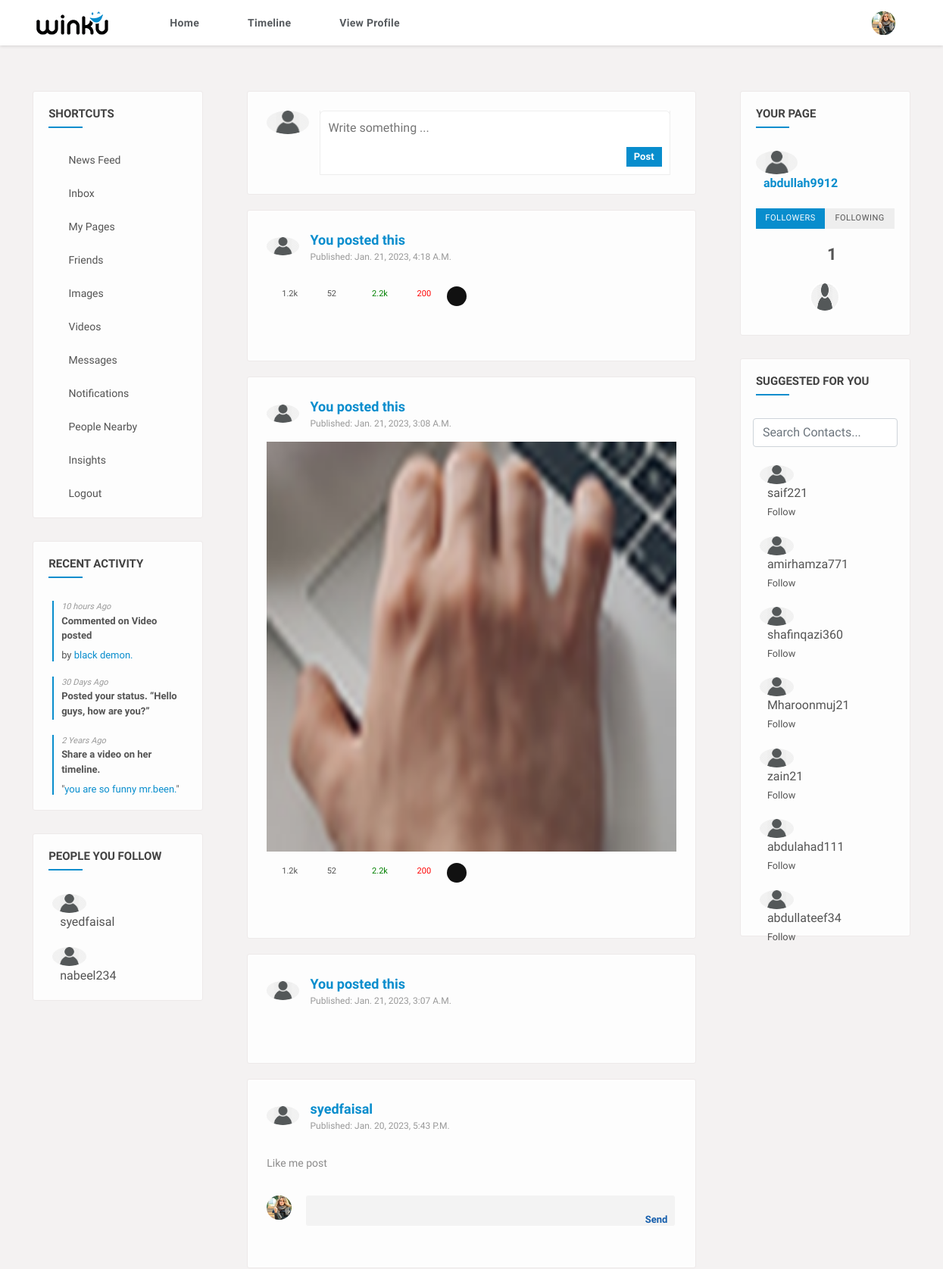
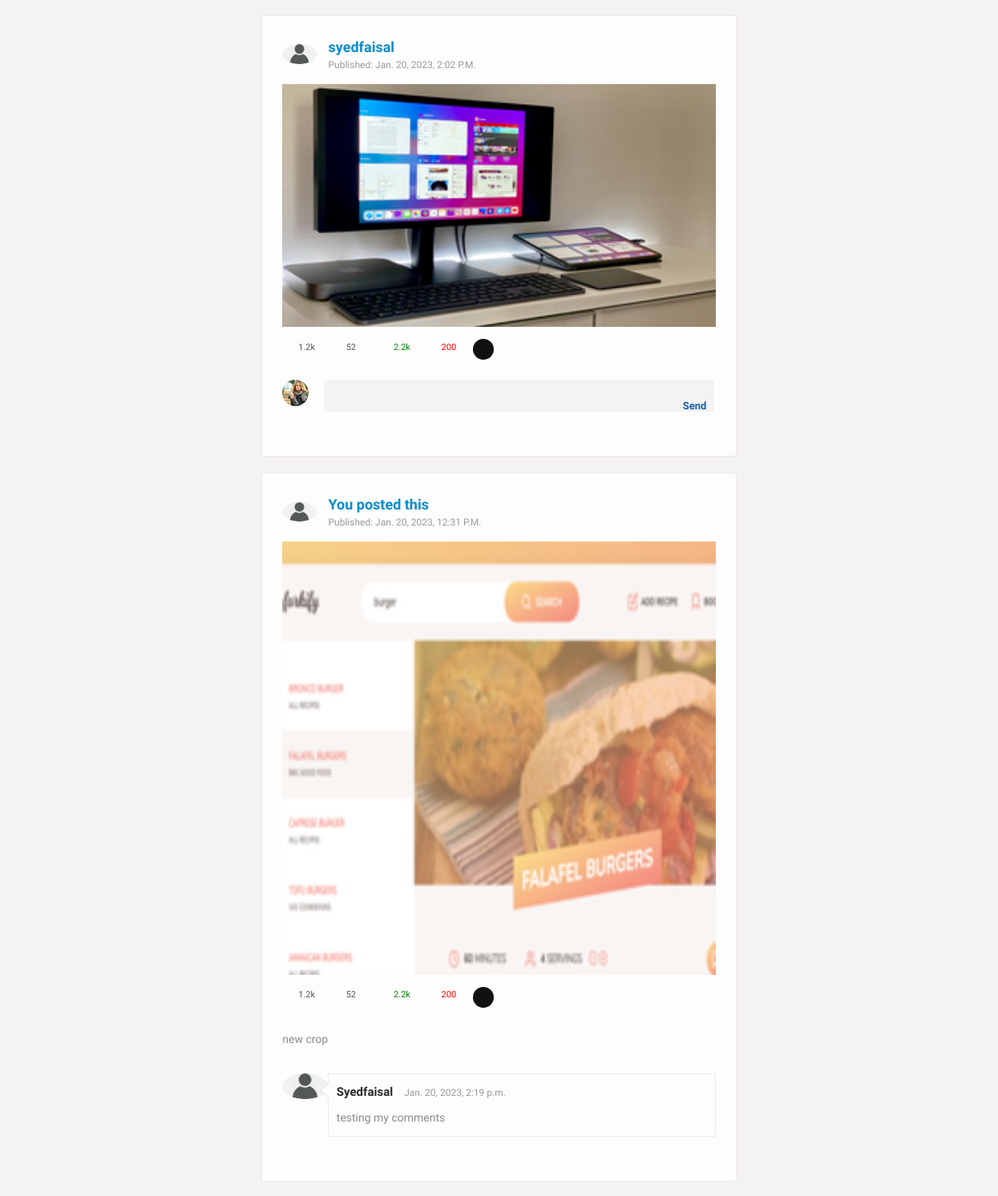
Screenshot of / (signed in, upper part) with the database file from the repository (2 pictures, top to bottom).
### my_app/models.py (models this page shows, shortened)
class Follower(models.Model):
  follower_id = models.ForeignKey(Account, related_name = 'follower', null = True, on_delete=models.SET_NULL)
  followee_id = models.ForeignKey(Account, related_name = 'followee', null = True, on_delete=models.SET_NULL)

class Account(models.Model):
  user = models.OneToOneField(User, null = True, blank = True, on_delete = models.CASCADE)
  email = models.EmailField(max_length = 224, null = True)
  full_name = models.CharField(max_length = 100, null = True)
  created_at = models.DateTimeField(auto_now_add = True, null = True)
  profile_pic = models.ImageField(default="user.png", null = True, blank = True)
  background_pic = models.ImageField(default = "port-6.png", null = True, blank = True)
  def __str__(self):
    return str(self.user)

class Post(models.Model):
  description = models.TextField(null = True, blank = True)
  File = models.FileField(upload_to='media', null = True, blank = True)
  user_id = models.ForeignKey(Account, null = True, blank=True, on_delete=models.SET_NULL)
  created_at = models.DateTimeField(auto_now_add = True, null = True)

class Comment(models.Model):
  text = models.TextField(null = True)
  post_id = models.ForeignKey(Post, null = True, blank = True, on_delete=models.SET_NULL)
  user_id = models.ForeignKey(Account, null = True, blank = True, on_delete=models.SET_NULL)
  created_at = models.DateTimeField(auto_now_add = True, null = True)

### my_app/views.py (the view)
# urls.py: path('', home, name="home"),
def home(request):
  follows = Follower.objects.all()
  exclude_list = [request.user]
  account = Account.objects.get(user = request.user)
  account_list = [account]
  for i in follows:
    if(str(i.follower_id) == str(request.user.username)):
      user_instance = User.objects.get(username = str(i.followee_id))
      account_instance = Account.objects.get(user = user_instance)
      exclude_list.append(user_instance)
      account_list.append(account_instance)
  accounts = Account.objects.exclude(user__in = exclude_list)
  account_search = accounts
  value =""
  post_form = PostForm()
  if request.method == "POST":
    if request.POST.get('searched'):
      print(request.POST)
      search = request.POST.get('searched',False)
      value = search
      account_search = Account.objects.filter(user__username__icontains=search)
  posts = Post.objects.none()
  following = Follower.objects.none()
  likes = Like.objects.none()
  likes_list = []
  count = Post.objects.filter(user_id__in = account_list).count()
  posts = reversed(Post.objects.filter(user_id__in = account_list).order_by('created_at'))
  following = Follower.objects.filter(follower_id = account)
  follower = Follower.objects.filter(followee_id = account)
  likes = Like.objects.filter(liked_by = request.user.account)
  my_likes = Like.objects.filter(user_id = request.user.account)
  for i in likes:
    likes_list.append(i.post_id.post)
  comments_form = CommentForm()
  context = {
    "accounts": accounts,
    "count": count,
    "following": following,
    "follower": follower,
    "likes": likes,
    "likes_list": likes_list,
    "posts": posts,
    "account_search": account_search,
    "value": value,
    "post_form": post_form,
    "comments_form": comments_form,
    "my_likes": my_likes,
  }
  return render(request, "home.html", context = context)

### templates/home.html (shortened to what this page needs)
{% extends "base.html" %}
{% load static %}
{% block content %}
<section>
  <div class="gap gray-bg">
    <div class="container-fluid">
      <div class="row">
        <div class="col-lg-12">
          <div class="row" id="page-contents">
            <div class="col-lg-3">
              <aside class="sidebar static">
                <div class="widget">
                  <h4 class="widget-title">Shortcuts</h4>
                  <ul class="naves">
                    <li>
                      <i class="ti-clipboard"></i>
                      <a href="newsfeed.html" title="">News feed</a>
                    </li>
                    <li>
                      <i class="ti-mouse-alt"></i>
                      <a href="inbox.html" title="">Inbox</a>
                    </li>
                    <li>
                      <i class="ti-files"></i>
                      <a href="fav-page.html" title="">My pages</a>
                    </li>
                    <li>
                      <i class="ti-user"></i>
                      <a href="timeline-friends.html" title="">friends</a>
                    </li>
                    <li>
                      <i class="ti-image"></i>
                      <a href="timeline-photos.html" title="">images</a>
                    </li>
                    <li>
                      <i class="ti-video-camera"></i>
                      <a href="timeline-videos.html" title="">videos</a>
                    </li>
                    <li>
                      <i class="ti-comments-smiley"></i>
                      <a href="messages.html" title="">Messages</a>
                    </li>
                    <li>
                      <i class="ti-bell"></i>
                      <a href="notifications.html" title="">Notifications</a>
                    </li>
                    <li>
                      <i class="ti-share"></i>
                      <a href="people-nearby.html" title="">People Nearby</a>
                    </li>
                    <li>
                      <i class="fa fa-bar-chart-o"></i>
                      <a href="insights.html" title="">insights</a>
                    </li>
                    <li>
                      <i class="ti-power-off"></i>
                      <a href="landing.html" title="">Logout</a>
                    </li>
                  </ul>
                </div>
                <div class="widget">
                  <h4 class="widget-title">Recent Activity</h4>
                  <ul class="activitiez">
                    <li>
                      <div class="activity-meta">
                        <i>10 hours Ago</i>
                        <span><a href="#" title="">Commented on Video posted </a></span>
                        <h6>by <a href="time-line.html">black demon.</a></h6>
                      </div>
                    </li>
                    <li>
                      <div class="activity-meta">
                        <i>30 Days Ago</i>
                        <span><a href="#" title="">Posted your status. “Hello guys, how are you?”</a></span>
                      </div>
                    </li>
                    <li>
                      <div class="activity-meta">
                        <i>2 Years Ago</i>
                        <span><a href="#" title="">Share a video on her timeline.</a></span>
                        <h6>"<a href="#">you are so funny mr.been.</a>"</h6>
                      </div>
                    </li>
                  </ul>
                </div>
                <div class="widget stick-widget">
                  <h4 class="widget-title">People you Follow</h4>
                  <ul class="followers">
                    {% for follow in following %}
                    <li>
                      <figure><img src="{{ follow.followee_id.profile_pic.url }}" alt=""></figure>
                      <div class="friend-meta">
                        <h4><a href="" title="">{{ follow.followee_id }}</a></h4>
                      </div>
                    </li>
                    {% endfor %}
                  </ul>
                </div>
              </aside>
            </div>
            <div class="col-lg-6">
              <div class="central-meta">
                <div class="new-postbox">
                  <figure>
                    <img src="{{ request.user.account.profile_pic.url }}" alt="">
                  </figure>
                  <div class="newpst-input">
                    <form action="{% url 'add_post' %}" id="formUpload" method="post" enctype="multipart/form-data">
                      {{ post_form.description }}
                      <div class="attachments">
                        <ul>
                          <li>
                            <i class="fa fa-paperclip"></i>
                          </li>
                          <li>
                            <button class="js-crop-and-upload">Post</button>
                          </li>
                        </ul>
                      </div>
                    </form>
                  </div>
                </div>
              </div>
              {% if count %}
              {% for post in posts %}
              <div class="central-meta item">
                <div class="user-post">
                  <div class="friend-info">
                    <figure>
                      <img src="{{ post.user_id.profile_pic.url }}" alt="">
                    </figure>
                    <div class="friend-name">
                      {% if post.user_id == request.user.account %}
                      <ins>You posted this</ins>
                      {% else %}
                      <ins><a href="" title="">{{ post.user_id }}</a></ins>
                      {% endif %}
                      <span>published: {{ post.created_at }}</span>
                    </div>
                    <div class="post-meta">
                      {% if post.File %}
                      <img src="{{ post.File.url }}" alt="">
                      <div class="we-video-info">
                        <ul>
                          <li>
                            <span class="views" data-toggle="tooltip" title="views">
                              <i class="fa fa-eye"></i>
                              <ins>1.2k</ins>
                            </span>
                          </li>
                          <li>
                            <span class="comment" data-toggle="tooltip" title="Comments">
                              <i class="fa fa-comments-o"></i>
                              <ins>52</ins>
                            </span>
                          </li>
                          <li>
                            <span class="like" data-toggle="tooltip" title="like">
                              <i class="ti-heart"></i>
                              <ins>2.2k</ins>
                            </span>
                          </li>
                          <li>
                            <span class="dislike" data-toggle="tooltip" title="dislike">
                              <i class="ti-heart-broken"></i>
                              <ins>200</ins>
                            </span>
                          </li>
                          <li class="social-media">
                            <div class="menu">
                              <div class="btn trigger"><i class="fa fa-share-alt"></i></div>
                              <div class="rotater">
                              </div>
                              <div class="rotater">
                              </div>
                              <div class="rotater">
                              </div>
                              <div class="rotater">
                              </div>
                              <div class="rotater">
                              </div>
                              <div class="rotater">
                              </div>
                              <div class="rotater">
                              </div>
                              <div class="rotater">
                              </div>
                            </div>
                          </li>
                        </ul>
                      </div>
                      {% endif %}
                      {% if post.description %}
                      <div class="description">
                        <p>
                          {{ post.description }}
                        </p>
                      </div>
                      {% endif %}
                    </div>
                  </div>
                  <div class="coment-area">
                    <ul class="we-comet">
                      {% for i in post.comment_set.all %}
                      <li>
                        <div class="comet-avatar">
                          <img src="{{ i.user_id.profile_pic.url }}" alt="">
                        </div>
                        <div class="we-comment">
                          <div class="coment-head">
                            <h5><a href="{{ i.user_id.profile_pic.url }}" title="">{{ i.user_id }}</a></h5>
                            <span>{{ i.created_at }}</span>
                            <a class="we-reply" href="#" title="Reply"><i class="fa fa-reply"></i></a>
                          </div>
                          <p>{{ i.text }}</p>
                        </div>
                      </li>
                      {% endfor %}
                      {% if post.user_id != request.user.account %}
                      <li class="post-comment">
                        <div class="comet-avatar">
                          <img src="{% static 'images/resources/comet-1.jpg' %}" alt="">
                        </div>
                        <div class="post-comt-box">
                          <form method="post" action="{% url 'add_comment' id=post.id %}">
                            {{ comments_form.text }}
                            <button type="submit" style="color: rgb(20, 93, 172);">Send</button>
                          </form>
                        </div>
                      </li>
                      {% endif %}
                    </ul>
                  </div>
                </div>
              </div>
              {% endfor %}
              {% else %}
              <div class="central-meta item">
                <div class="user-post">
                  <p class="text-center">Posts will appear here</p>
                </div>
              </div>
              {% endif %}
            </div>
            <div class="col-lg-3">
              <aside class="sidebar static">
                <div class="widget">
                  <h4 class="widget-title">Your page</h4>
                  <div class="your-page">
                    <figure>
                      <a href="#" title=""><img src="{{ request.user.account.profile_pic.url }}" alt=""></a>
                    </figure>
                    <div class="page-meta">
                      <a href="#" title="" class="underline">{{ request.user.username }}</a>
                    </div>
                    <div class="page-likes">
                      <ul class="nav nav-tabs likes-btn">
                        <li class="nav-item"><a class="active" href="#link1" data-toggle="tab">Followers</a></li>
                        <li class="nav-item"><a class="" href="#link2" data-toggle="tab">Following</a></li>
                      </ul>
                      <div class="tab-content">
                        <div class="tab-pane active fade show " id="link1" >
                        <span><i class="ti-user"></i>{{ follower.count }}</span>
                          <div class="users-thumb-list">
                          {% for i in follower %}
                            <a href="#" data-toggle="tooltip">
                              <img src="{{ i.follower_id.profile_pic.url }}" alt="">
                            </a>
                          {% endfor %}
                          </div>
                        </div>
                      </div>
                    </div>
                  </div>
                </div>
                <div class="widget stick-widget">
                  <h4 class="widget-title">Suggested For You</h4>
                  <form action="{% url 'home' %}" class="mx-3" method="POST">
                    <input type="search" placeholder="Search Contacts..." class="form-control" name="searched" value="{{ value }}">
                  </form>
                  <br>
                  <ul class="followers">
                    {% for acc in account_search %}
                    <li>
                      <figure><img src="{{ acc.profile_pic.url }}" alt=""></figure>
                      <div class="friend-meta">
                        <h4><a href="" title="">{{ acc.user }}</a></h4>
                        <small><a href="{% url 'add_followee' id=acc.id %}" title="" class="underline">Follow</a></small>
                      </div>
                    </li>
                    {% endfor %}
                  </ul>
                </div>
              </aside>
            </div>
          </div>
        </div>
      </div>
    </div>
  </div>
</section>
{% endblock %}

### rows the page displays
Follower: followee_id.profile_pic (placeholder picture), followee_id "syedfaisal"
Follower: followee_id.profile_pic (placeholder picture), followee_id "nabeel234"
Post: user_id.profile_pic (placeholder picture), shows "You posted this", created_at "Jan. 21, 2023, 4:18 A.m."
Post: user_id.profile_pic (placeholder picture), shows "You posted this", created_at "Jan. 21, 2023, 3:08 A.m.", File (picture)
Post: user_id.profile_pic (placeholder picture), shows "You posted this", created_at "Jan. 21, 2023, 3:07 A.m."
Post: user_id.profile_pic (placeholder picture), user_id "syedfaisal", created_at "Jan. 20, 2023, 5:43 P.m.", description "Like me post"
Post: user_id.profile_pic (placeholder picture), user_id "syedfaisal", created_at "Jan. 20, 2023, 2:02 P.m.", File (picture)
Post: user_id.profile_pic (placeholder picture), shows "You posted this", created_at "Jan. 20, 2023, 12:31 P.m.", File (picture), description "new crop"
Comment: user_id.profile_pic (placeholder picture), user_id "Syedfaisal", created_at "Jan. 20, 2023, 2:19 p.m.", text "testing my comments"
Follower: follower_id.profile_pic (placeholder picture)
Account: profile_pic (placeholder picture), user "saif221"
Account: profile_pic (placeholder picture), user "amirhamza771"
Account: profile_pic (placeholder picture), user "shafinqazi360"
Account: profile_pic (placeholder picture), user "Mharoonmuj21"
Account: profile_pic (placeholder picture), user "zain21"
Account: profile_pic (placeholder picture), user "abdulahad111"
Account: profile_pic (placeholder picture), user "abdullateef34"

### other values shown
{{ request.user.username }} "abdullah9912"
{{ follower.count }} "1"
